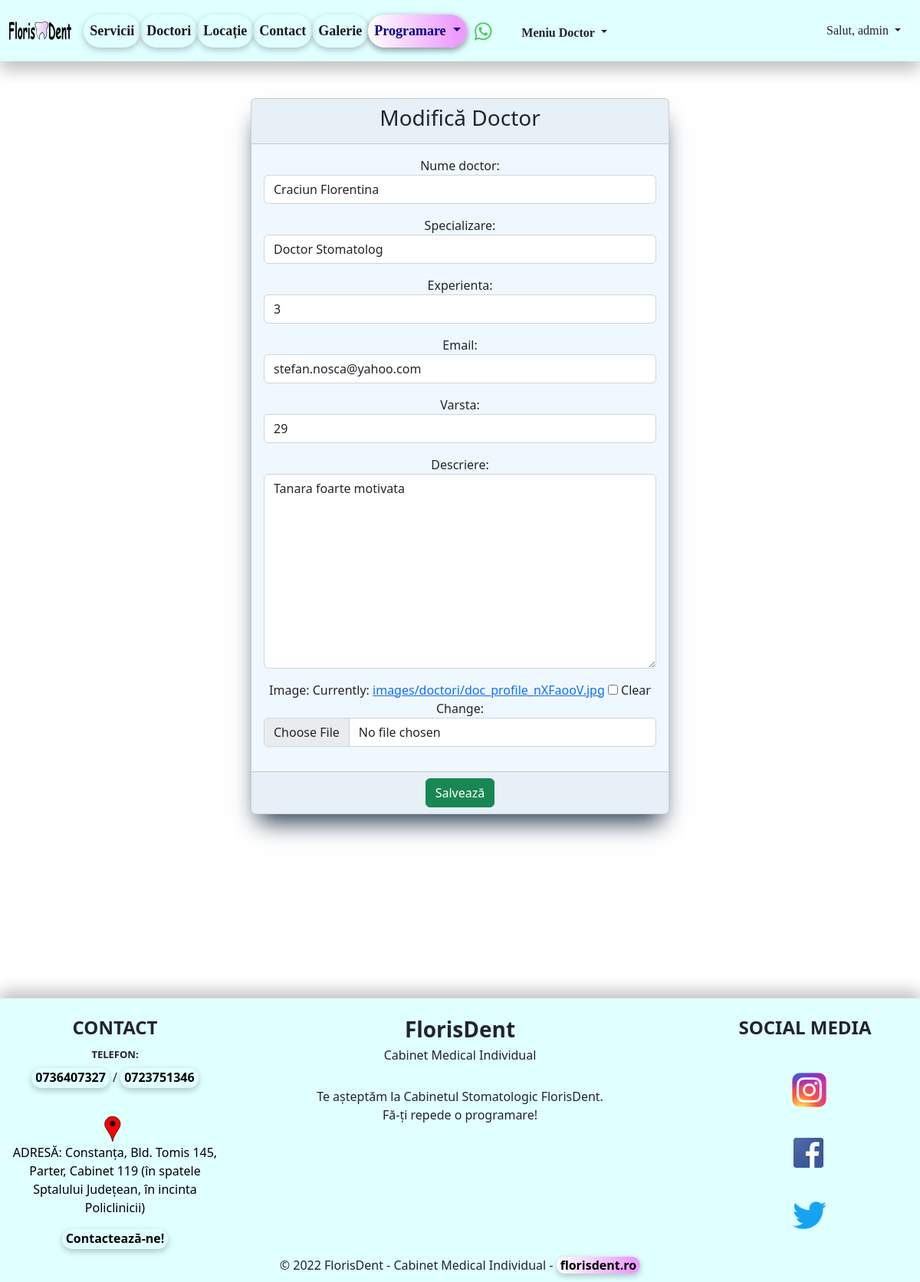
The app's page /update_doctori/12/ (signed in) with its own data.
### doctori/models.py (models this page shows, shortened)
class Doctor(models.Model):
    nume_doctor = models.CharField(max_length=40)
    specializare = models.CharField(max_length=50)
    experienta = models.IntegerField()
    email = models.EmailField(blank=True, max_length=50)
    descriere = models.TextField(blank=True, max_length=300)
    varsta = models.IntegerField()
    image = models.ImageField(upload_to='images/doctori/', null=True, blank=True)
    active = models.BooleanField(default=True)
    created_at = models.DateTimeField(default=datetime.now)
    updated_at = models.DateTimeField(auto_now=True)

### doctori/views.py (the view)
# urls.py: path('update_doctori/<int:pk>/', views.DoctoriUpdateView.as_view(), name='update-doctori'),
class DoctoriUpdateView(LoginRequiredMixin, UpdateView):
    template_name = 'doctori/update_doctori.html'
    model = Doctor
    form_class = DoctorForm
    success_url = reverse_lazy('list-of-doctori')

### doctori/forms.py
class DoctorForm(forms.ModelForm):
    class Meta:
        model = Doctor
        fields = ['nume_doctor', 'specializare', 'experienta', 'email', 'varsta', 'descriere', 'image']
        widgets = {
            'nume_doctor': TextInput(attrs={'placeholder': 'Introduceți numele complet', 'class': 'form-control'}),
            'specializare': TextInput(
                attrs={'placeholder': 'Introduceți specializarea dumneavoastră', 'class': 'form-control'}),
            'experienta': TextInput(
                attrs={'placeholder': 'Introduceți experiența în domeniul (ani)', 'class': 'form-control',
                       'type': 'number'}),
            'email': EmailInput(attrs={'placeholder': 'Introduceți adresa de email...', 'class': 'form-control'}),
            'varsta': TextInput(attrs={'placeholder': 'Introduceți vârsta', 'class': 'form-control', 'type': 'number'}),
            'descriere': Textarea(
                attrs={'placeholder': 'Scrieți câteva cuvinte despre dumneavoastră', 'class': 'form-control'}),
        }
    def __init__(self, *args, **kwargs):
        super().__init__(*args, **kwargs)
        self.fields['image'].widget.attrs['class'] = 'form-control'

### templates/doctori/update_doctori.html (shortened to what this page needs)
{% extends 'base.html' %}
{% block content %}
    <div class="container text-center">
        <div class="row">
            <div class="col-md-6 offset-md-3">
                <div class="card" style="box-shadow: rgb(38, 57, 77) 0px 20px 30px -10px; background-color: aliceblue">
                    <div class="card-header">
                        <h3 class="text-center">Modifică Doctor</h3>
                    </div>
                    <form method="post" enctype="multipart/form-data">
                        <div class="card-body">
                            {{ form.as_p }}
                        </div>
                        <div class="card-footer text-center">
                            <button type="submit" class="btn btn-success">Salvează</button>
                        </div>
                    </form>
                </div>
                <br><br>
            </div>
        </div>
    </div>
{% endblock %}

### templates/navbar.html (shortened to what this page needs)
{% load static %}
<nav class="navbar navbar-expand-sm sticky-top" style="background-color: #e0ffff; height: 80px">
    <div class="container-fluid">
        <a id="navbar-brand" class="navbar-brand" href="{% url 'home' %}" title="Prima Pagina FlorisDent">
            <img src="{% static 'images/florisdent_logo.svg' %}"
                 style="height: 1.6rem;">
        </a>
        <br>
        <div class="collapse navbar-collapse" id="navbarSupportedContent">
            <ul class="navbar-nav me-auto mb-2 mb-lg-0">
                <li class="nav-item">
                    <a class="nav-link active" aria-current="page" href="{% url 'list-preturi' %}"
                       title="Vezi serviciile noastre!">Servicii</a>
                </li>
                <li class="nav-item">
                    <a class="nav-link active" aria-current="page" href="{% url 'list-of-doctori' %}"
                       title="Vezi doctorii nostri!">Doctori</a>
                </li>
                <li class="nav-item d-flex">
                    <a class="nav-link active" aria-current="page" href="{% url 'locatie' %}"
                       title="Vezi unde ne gasesti in Constanta">Locație
                    </a>
                </li>
                <li class="nav-item d-flex">
                    <a class="nav-link active" aria-current="page" href="{% url 'create-mesaj' %}"
                       title="Contacteaza-ne!">Contact
                    </a>
                </li>
                <li class="nav-item d-flex">
                    <a class="nav-link active" aria-current="page" href="{% url 'galerie' %}"
                       title="Vezi Galeria FlorisDent!">Galerie
                    </a>
                </li>
                <li class="nav-item dropdown">
                    <a class="nav-link dropdown-toggle" href="#" role="button" data-bs-toggle="dropdown"
                       aria-expanded="false" title="Fă o programare!" style="color: darkblue; box-shadow: rgba(0, 0, 0, 0.24) 0px 3px 8px;
                        border-radius: 25px; background: rgb(252,252,252); background: linear-gradient(90deg, rgba(255,255,255,1) 0%, rgba(237,155,255,1) 90%);">
                        Programare
                    </a>
                </li>
                <a class="navbar-brand"
                   href="https://api.whatsapp.com/send?phone=+40736407327&text=Buna ziua, as dori o programare, ma puteti ajuta?"
                   title="Contacteaza-ne prin WhatsApp">
                    <img src="{% static 'images/wapp.png' %}" style="height: 25px; padding-top: 1px">
                </a>
                {% if user.is_authenticated %}
                    <div class="dropdown">
                    <button class="btn b_doctor dropdown-toggle" type="button" data-bs-toggle="dropdown"
                            aria-expanded="false" title="Vezi Meniul Doctorului">
                        Meniu Doctor
                    </button>
                {% endif %}
                </div>
            </ul>
            {% if user.is_authenticated %}
                <div class="dropdown">
                    <button class="btn b_user dropdown-toggle" type="button" data-bs-toggle="dropdown"
                            aria-expanded="false">
                        Salut, {{ user }}
                    </button>
                </div>
            {% endif %}
        </div>
    </div>
</nav>

### static/css/main.css (style rules this page uses)
.nav-link { font-size: large; }

### templates/navbar.html (style rules this page uses)
#navbar-brand { margin-bottom: 5px; padding-bottom: 5px; }
.navbar { border-radius: 3px; box-shadow: rgba(0, 0, 0, 0.24) 0px 12px 20px; width: 100%; float: left; margin: 0 0 0 0; padding: 0; margin-bottom: 3rem; }
.nav-item { font-weight: bold; font-size: smaller; font-family: "Microsoft Sans Serif"; margin: 0; box-shadow: rgba(0, 0, 0, 0.24) 0px 3px 8px; color: black; border-radius: 23px; }
.b_user { border-radius: 25px; font-family: "Microsoft Sans Serif"; }
.b_doctor { border-radius: 25px; font-family: "Microsoft Sans Serif"; font-size: medium; margin-top: 5px; margin-left: 0; font-weight: bold; }

### records on screen
Doctor: nume_doctor "Craciun Florentina", specializare "Doctor Stomatolog", experienta "3", email "stefan.nosca@yahoo.com", varsta "29", descriere "Tanara foarte motivata"

### other values on screen
{{ user }} "admin"
